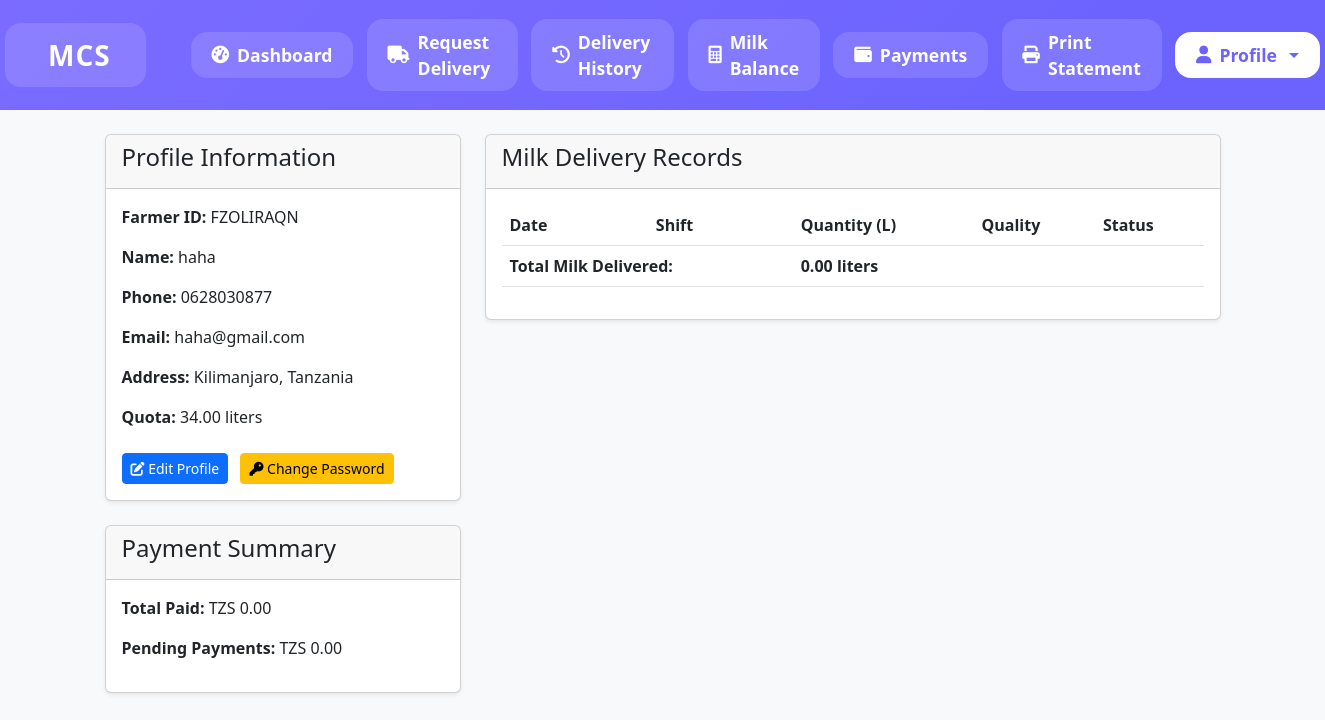
The page /modules/farmer/profile.php (signed in) on the database its author committed.
### tables this page shows
CREATE TABLE `farmers` (
  `id` int(11) NOT NULL,
  `user_id` int(11) DEFAULT NULL,
  `farmer_id` varchar(20) NOT NULL,
  `full_name` varchar(100) NOT NULL,
  `phone` varchar(20) DEFAULT NULL,
  `email` varchar(100) DEFAULT NULL,
  `address` text DEFAULT NULL,
  `quota` decimal(10,2) DEFAULT 0.00,
  `created_at` timestamp NOT NULL DEFAULT current_timestamp(),
  `last_delivery_date` datetime DEFAULT NULL,
  `last_delivery_quantity` decimal(10,2) DEFAULT NULL,
  `last_delivery_quality` enum('A','B','C') DEFAULT NULL,
  `account_name` varchar(100) DEFAULT NULL,
  `account_number` varchar(50) DEFAULT NULL
);

### modules/farmer/profile.php (the view, shortened to what this page needs)
<?php
require_once __DIR__ . '/../../config/config.php';
$user_id = $_SESSION['id'];
$sql = "SELECT * FROM farmers WHERE user_id = ?";
$stmt = mysqli_prepare($conn, $sql);
mysqli_stmt_bind_param($stmt, "i", $user_id);
mysqli_stmt_execute($stmt);
$result = mysqli_stmt_get_result($stmt);
$farmer = mysqli_fetch_assoc($result);
$total_milk = 0;
$total_paid = 0;
$total_pending = 0;
?>
<!DOCTYPE html>
<html lang="en">
<head>
    <link rel="stylesheet" href="../../assets/css/style.css">
    <link href="https://cdn.jsdelivr.net/npm/bootstrap@5.3.0/dist/css/bootstrap.min.css" rel="stylesheet">
</head>
<body>
    <?php include __DIR__ . '/../../includes/farmer_header.php'; ?>
    <div class="container mt-4">
        <div class="row">
            <div class="col-md-4">
                <div class="card">
                    <div class="card-header">
                        <h4>Profile Information</h4>
                    </div>
                    <div class="card-body">
                        <p><strong>Farmer ID:</strong> <?php echo htmlspecialchars($farmer['farmer_id']); ?></p>
                        <p><strong>Name:</strong> <span id="profile_full_name"><?php echo htmlspecialchars($farmer['full_name']); ?></span></p>
                        <p><strong>Phone:</strong> <span id="profile_phone"><?php echo htmlspecialchars($farmer['phone']); ?></span></p>
                        <p><strong>Email:</strong> <span id="profile_email"><?php echo htmlspecialchars($farmer['email']); ?></span></p>
                        <p><strong>Address:</strong> <span id="profile_address"><?php echo htmlspecialchars($farmer['address']); ?></span></p>
                        <p><strong>Quota:</strong> <?php echo number_format($farmer['quota'], 2); ?> liters</p>
                        <button class="btn btn-primary btn-sm mt-2" data-bs-toggle="modal" data-bs-target="#editProfileModal"><i class="fas fa-edit"></i> Edit Profile</button>
                        <a href="change_password.php" class="btn btn-warning btn-sm mt-2 ms-2"><i class="fas fa-key"></i> Change Password</a>
                    </div>
                </div>
                <div class="card mt-3">
                    <div class="card-header">
                        <h4>Payment Summary</h4>
                    </div>
                    <div class="card-body">
                        <p><strong>Total Paid:</strong> TZS <?php echo number_format($total_paid, 2); ?></p>
                        <p><strong>Pending Payments:</strong> TZS <?php echo number_format($total_pending, 2); ?></p>
                    </div>
                </div>
            </div>
            <div class="col-md-8">
                <div class="card">
                    <div class="card-header">
                        <h4>Milk Delivery Records</h4>
                    </div>
                    <div class="card-body">
                        <div class="table-responsive">
                            <table class="table table-striped">
                                <thead>
                                    <tr>
                                        <th>Date</th>
                                        <th>Shift</th>
                                        <th>Quantity (L)</th>
                                        <th>Quality</th>
                                        <th>Status</th>
                                    </tr>
                                </thead>
                                <tfoot>
                                    <tr>
                                        <td colspan="2"><strong>Total Milk Delivered:</strong></td>
                                        <td colspan="3"><strong><?php echo number_format($total_milk, 2); ?> liters</strong></td>
                                    </tr>
                                </tfoot>
                            </table>
                        </div>
                    </div>
                </div>
            </div>
        </div>
    </div>
</body>
</html>

### assets/css/style.css (style rules this page uses)
.card { margin-bottom: 1.5rem; box-shadow: 0 0.125rem 0.25rem rgba(0, 0, 0, 0.075); }
.card-header { background-color: #f8f9fa; border-bottom: 1px solid rgba(0, 0, 0, 0.125); }
.table th { background-color: #f8f9fa; }

### includes/farmer_header.php (style rules this page uses)
html, body { margin: 0 !important; padding: 0 !important; box-sizing: border-box; }
body { padding-top: 90px; background: var(--background-color, #F8F9FA); }

### rows shown on the page
farmers: farmer "FZOLIRAQN", full_name "haha", phone "0628030877", email "haha@gmail.com", address "Kilimanjaro, Tanzania", quota "34.00"

### other values the page prints
$total_paid "0.00"
$total_pending "0.00"
$total_milk "0.00"
